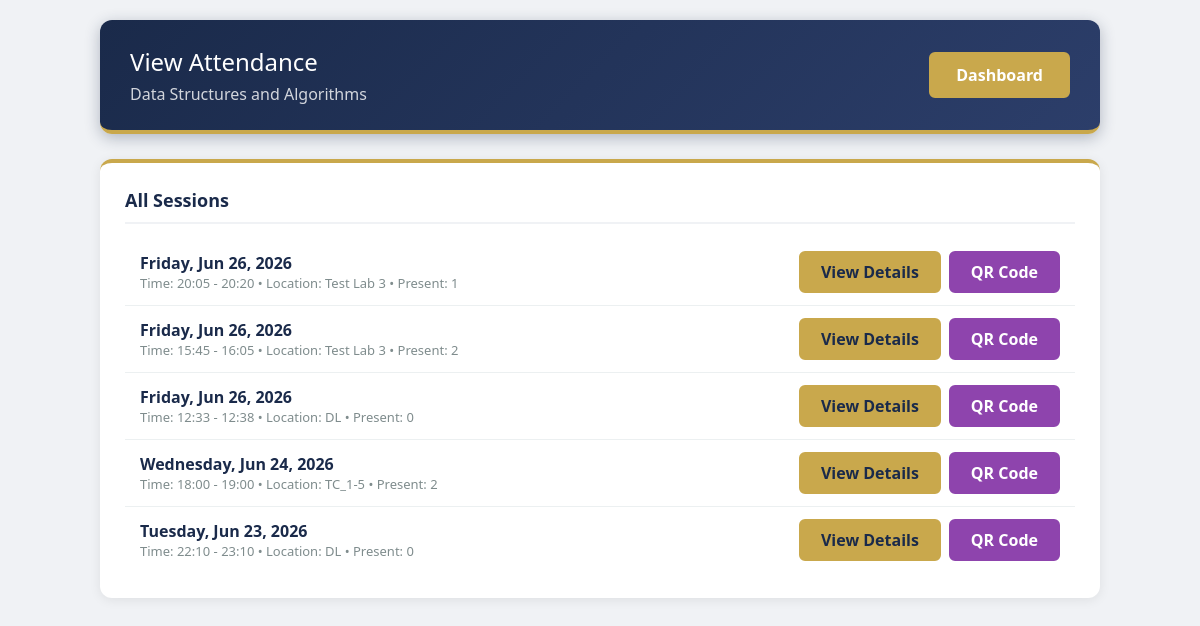
The app's page /view_attendance.php?unit_id=3 (signed in) with its own data.
### tables this page shows
CREATE TABLE `units` (
  `unit_id` int(11) NOT NULL,
  `unit_name` varchar(100) NOT NULL,
  `unit_code` varchar(20) NOT NULL,
  `user_id` int(11) DEFAULT NULL,
  `created_at` timestamp NOT NULL DEFAULT current_timestamp()
);

CREATE TABLE `attendance_sessions` (
  `session_id` int(11) NOT NULL,
  `unit_id` int(11) DEFAULT NULL,
  `geofence_id` int(11) DEFAULT NULL,
  `start_time` timestamp NULL DEFAULT NULL,
  `end_time` timestamp NULL DEFAULT NULL,
  `created_by` int(11) DEFAULT NULL,
  `created_at` timestamp NOT NULL DEFAULT current_timestamp()
);

CREATE TABLE `geofences` (
  `geofence_id` int(11) NOT NULL,
  `name` varchar(100) NOT NULL,
  `latitude` decimal(10,8) DEFAULT NULL,
  `longitude` decimal(11,8) DEFAULT NULL,
  `radius` int(11) DEFAULT 100,
  `unit_id` int(11) DEFAULT NULL,
  `created_at` timestamp NOT NULL DEFAULT current_timestamp()
);

### view_attendance.php (the view, shortened to what this page needs)
<?php
include 'config.php';
$lecturer_id = $_SESSION['user_id'];
$unit_id = isset($_GET['unit_id']) ? $_GET['unit_id'] : 0;
$session_id = isset($_GET['session_id']) ? $_GET['session_id'] : null;
$unit_query = "SELECT unit_name FROM units WHERE user_id = ? AND unit_id = ?";
$stmt = $conn->prepare($unit_query);
$stmt->bind_param("ii", $lecturer_id, $unit_id);
$stmt->execute();
$unit_result = $stmt->get_result();
$unit = $unit_result->fetch_assoc();
$unit_name = $unit['unit_name'];
if ($session_id) {
    $session_query = "SELECT s.session_id, s.start_time, s.end_time, g.name as geofence_name,
                      (SELECT COUNT(*) FROM attendance_logs WHERE session_id = s.session_id) as total_present
                      FROM attendance_sessions s
                      LEFT JOIN geofences g ON s.geofence_id = g.geofence_id
                      WHERE s.session_id = ? AND s.unit_id = ?";
    $stmt = $conn->prepare($session_query);
    $stmt->bind_param("ii", $session_id, $unit_id);
    $stmt->execute();
    $session_result = $stmt->get_result();
    if ($session_result->num_rows == 0) {
        die("Session not found.");
    }
    $session = $session_result->fetch_assoc();
    $all_students_query = "SELECT u.user_id, u.full_name, u.email
                           FROM users u
                           JOIN enrollment e ON u.user_id = e.user_id
                           WHERE e.unit_id = ?
                           ORDER BY u.full_name ASC";
    $stmt = $conn->prepare($all_students_query);
    $stmt->bind_param("i", $unit_id);
    $stmt->execute();
    $all_students = $stmt->get_result();
    $total_enrolled = $all_students->num_rows;
    $present_query = "SELECT u.user_id, u.full_name, u.email, al.check_in_time, al.status
                      FROM attendance_logs al
                      JOIN users u ON al.user_id = u.user_id
                      WHERE al.session_id = ?
                      ORDER BY al.check_in_time ASC";
    $stmt = $conn->prepare($present_query);
    $stmt->bind_param("i", $session_id);
    $stmt->execute();
    $present_students = $stmt->get_result();
    $present_ids = [];
    while ($p = $present_students->fetch_assoc()) {
        $present_ids[] = $p['user_id'];
    }
    $present_students->data_seek(0);
    $absent_students = [];
    $all_students->data_seek(0);
    while ($student = $all_students->fetch_assoc()) {
        if (!in_array($student['user_id'], $present_ids)) {
            $absent_students[] = $student;
        }
    }
    $total_absent = count($absent_students);
    $total_present = count($present_ids);
    $attendance_percentage = $total_enrolled > 0 ? round(($total_present / $total_enrolled) * 100) : 0;
} else {
    $sessions_query = "SELECT s.session_id, s.start_time, s.end_time, g.name as geofence_name,
                       (SELECT COUNT(*) FROM attendance_logs WHERE session_id = s.session_id) as attendance_count
                       FROM attendance_sessions s
                       LEFT JOIN geofences g ON s.geofence_id = g.geofence_id
                       WHERE s.unit_id = ?
                       ORDER BY s.start_time DESC";
    $stmt = $conn->prepare($sessions_query);
    $stmt->bind_param("i", $unit_id);
    $stmt->execute();
    $sessions = $stmt->get_result();
}
?>
<!DOCTYPE html>
<html>
<head>
</head>
<body>
<div class="container">
    <div class="header">
        <div>
            <h1>View Attendance</h1>
            <h2><?php echo htmlspecialchars($unit_name); ?></h2>
        </div>
        <a href="lecturer_dashboard.php" class="back">Dashboard</a>
    </div>
    <?php if ($session_id && isset($session)): ?>
        <div class="card">
            <h3>Attendance Summary</h3>
            <div class="stats-grid">
                <div class="stat-box">
                    <div class="number"><?php echo $total_enrolled; ?></div>
                    <div class="label">Total Enrolled</div>
                </div>
                <div class="stat-box">
                    <div class="number green"><?php echo $total_present; ?></div>
                    <div class="label">Present</div>
                </div>
                <div class="stat-box">
                    <div class="number red"><?php echo $total_absent; ?></div>
                    <div class="label">Absent</div>
                </div>
                <div class="stat-box">
                    <div class="number gold"><?php echo $attendance_percentage; ?>%</div>
                    <div class="label">Attendance Rate</div>
                </div>
            </div>
            <div class="summary-info">
                <strong>Session Info:</strong>
                <?php echo date('l, M d, Y', strtotime($session['start_time'])); ?> •
                <?php echo date('H:i', strtotime($session['start_time'])); ?> -
                <?php echo date('H:i', strtotime($session['end_time'])); ?>
                <?php if ($session['geofence_name']): ?>
                    • Location: <?php echo htmlspecialchars($session['geofence_name']); ?>
                <?php endif; ?>
            </div>
            <div class="action-bar">
                <a href="generate_qr.php?session_id=<?php echo $session_id; ?>" class="btn-qr">QR Code</a>
                <a href="view_attendance.php?unit_id=<?php echo $unit_id; ?>" class="btn-outline">Back to Sessions</a>
            </div>
        </div>
        <div class="two-col">
            <div class="card">
                <h3>Present Students <span class="badge-present"><?php echo $total_present; ?></span></h3>
                <?php if ($total_present > 0): ?>
                    <table>
                        <tr>
                            <th>#</th>
                            <th>Student Name</th>
                            <th>Time</th>
                        </tr>
                        <?php $count = 1; while ($p = $present_students->fetch_assoc()): ?>
                            <tr>
                                <td><?php echo $count++; ?></td>
                                <td><?php echo htmlspecialchars($p['full_name']); ?></td>
                                <td><?php echo date('H:i', strtotime($p['check_in_time'])); ?></td>
                            </tr>
                        <?php endwhile; ?>
                    </table>
                <?php else: ?>
                    <div class="no-data">No students checked in.</div>
                <?php endif; ?>
            </div>
            <div class="card">
                <h3>Absent Students <span class="badge-absent"><?php echo $total_absent; ?></span></h3>
                <?php if ($total_absent > 0): ?>
                    <table>
                        <tr>
                            <th>#</th>
                            <th>Student Name</th>
                            <th>Email</th>
                        </tr>
                        <?php $count = 1; foreach ($absent_students as $student): ?>
                            <tr>
                                <td><?php echo $count++; ?></td>
                                <td><?php echo htmlspecialchars($student['full_name']); ?></td>
                                <td><?php echo htmlspecialchars($student['email']); ?></td>
                            </tr>
                        <?php endforeach; ?>
                    </table>
                <?php else: ?>
                    <div class="no-data">All students were present!</div>
                <?php endif; ?>
            </div>
        </div>
        <a href="view_attendance.php?unit_id=<?php echo $unit_id; ?>" class="back-link">Back to all sessions</a>
    <?php else: ?>
        <div class="card">
            <h3>All Sessions</h3>
            <?php if ($sessions->num_rows > 0): ?>
                <?php while ($s = $sessions->fetch_assoc()): ?>
                    <div class="session-item">
                        <div class="info">
                            <div class="title"><?php echo date('l, M d, Y', strtotime($s['start_time'])); ?></div>
                            <div class="meta">
                                Time: <?php echo date('H:i', strtotime($s['start_time'])); ?> - <?php echo date('H:i', strtotime($s['end_time'])); ?>
                                <?php if ($s['geofence_name']): ?>
                                    • Location: <?php echo htmlspecialchars($s['geofence_name']); ?>
                                <?php endif; ?>
                                • Present: <?php echo $s['attendance_count']; ?>
                            </div>
                        </div>
                        <div class="actions">
                            <a href="view_attendance.php?unit_id=<?php echo $unit_id; ?>&session_id=<?php echo $s['session_id']; ?>" class="btn">View Details</a>
                            <a href="generate_qr.php?session_id=<?php echo $s['session_id']; ?>" class="btn-qr">QR Code</a>
                        </div>
                    </div>
                <?php endwhile; ?>
            <?php else: ?>
                <div class="no-data">No attendance sessions created yet for this unit.</div>
            <?php endif; ?>
        </div>
    <?php endif; ?>
</div>
</body>
</html>

### view_attendance.php (style rules this page uses)
* { margin: 0; padding: 0; box-sizing: border-box; }
body { font-family: 'Segoe UI', Tahoma, Geneva, Verdana, sans-serif; background: #f0f2f5; padding: 20px; }
.container { max-width: 1000px; margin: 0 auto; }
.header { background: linear-gradient(135deg, #1A2A4A 0%, #2C3E6A 100%); color: #FFFFFF; padding: 25px 30px; border-radius: 12px; margin-bottom: 25px; display: flex; justify-content: space-between; align-items: center; flex-wrap: wrap; box-shadow: 0 4px 15px rgba(26, 42, 74, 0.3); border-bottom: 4px solid #C9A84C; }
.header h1 { font-size: 24px; font-weight: 300; }
.header h2 { font-size: 16px; font-weight: normal; opacity: 0.8; margin-top: 5px; }
.back { color: #FFFFFF; background: #C9A84C; padding: 10px 25px; border-radius: 6px; text-decoration: none; font-weight: 600; transition: all 0.3s ease; border: 2px solid #C9A84C; }
.card { background: #FFFFFF; border-radius: 12px; padding: 25px; box-shadow: 0 2px 12px rgba(0,0,0,0.08); border-top: 4px solid #C9A84C; margin-bottom: 25px; }
.card h3 { color: #1A2A4A; margin-bottom: 15px; border-bottom: 2px solid #f0f2f5; padding-bottom: 10px; font-size: 18px; }
.btn { display: inline-block; padding: 8px 20px; background: #C9A84C; color: #1A2A4A; text-decoration: none; border-radius: 6px; font-weight: 600; transition: all 0.3s ease; border: 2px solid #C9A84C; }
.btn-qr { display: inline-block; padding: 8px 20px; background: #8e44ad; color: #FFFFFF; text-decoration: none; border-radius: 6px; font-weight: 600; transition: all 0.3s ease; border: 2px solid #8e44ad; }
.session-item { padding: 12px 15px; border-bottom: 1px solid #ecf0f1; display: flex; justify-content: space-between; align-items: center; flex-wrap: wrap; gap: 10px; }
.session-item:last-child { border-bottom: none; }
.session-item .info { flex: 1; }
.session-item .info .title { font-weight: 600; color: #1A2A4A; }
.session-item .info .meta { font-size: 13px; color: #7f8c8d; }
.session-item .actions { display: flex; gap: 8px; flex-wrap: wrap; }

### records on screen
units: unit_name "Data Structures and Algorithms"
attendance_sessions: start_time "Friday, Jun 26, 2026", start_time "20:05", end_time "20:20", geofence.name "Test Lab 3", attendance_count "1"
attendance_sessions: start_time "Friday, Jun 26, 2026", start_time "15:45", end_time "16:05", geofence.name "Test Lab 3", attendance_count "2"
attendance_sessions: start_time "Friday, Jun 26, 2026", start_time "12:33", end_time "12:38", geofence.name "DL", attendance_count "0"
attendance_sessions: start_time "Wednesday, Jun 24, 2026", start_time "18:00", end_time "19:00", geofence.name "TC_1-5", attendance_count "2"
attendance_sessions: start_time "Tuesday, Jun 23, 2026", start_time "22:10", end_time "23:10", geofence.name "DL", attendance_count "0"
